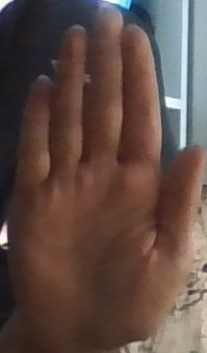
#> input picture test pictures/hand.jpg, 207 x 353 px, given in place of the camera
$ python 'CV2 color find.py'
#> lines starting #> are read from the running program, lines starting #| are printed output that depends on the picture; after the words box and inside, x2 and y2 are one past the last pixel; in counts of white or black regions, pixels touching at a corner belong together
import cv2
import numpy as np

cap = cv2.VideoCapture(0)
cap.set(3,640)
cap.set(4,480)
def empty():
    pass

cv2.namedWindow("TrackBars")
cv2.resizeWindow("TrackBars",640,240)
cv2.createTrackbar("Hue Min", "TrackBars",0,179,empty)
cv2.createTrackbar("Hue Max", "TrackBars",179,179,empty)
cv2.createTrackbar("Sat Min", "TrackBars",110,255,empty)
cv2.createTrackbar("Sat Max", "TrackBars",255,255,empty)
cv2.createTrackbar("Val Min", "TrackBars",0,255,empty)
cv2.createTrackbar("Val Max", "TrackBars",255,255,empty)


while True:
    succes, img = cap.read()
#> img is the input picture: shape (353, 207, 3); mean B, G, R 68.7, 75.6, 95.7
    img = cv2.resize(img,(300,200))
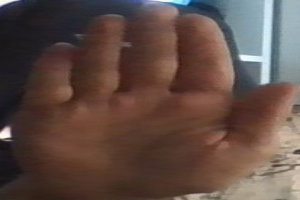
#> img: shape (200, 300, 3); mean B, G, R 68.6, 75.5, 95.6
    imgHSV = cv2.cvtColor(img,cv2.COLOR_BGR2HSV)
#> imgHSV: shape (200, 300, 3); mean H, S, V 38.1, 95.3, 100
    h_min = cv2.getTrackbarPos("Hue Min", "TrackBars")
    h_max = cv2.getTrackbarPos("Hue Max", "TrackBars")
    s_min = cv2.getTrackbarPos("Sat Min", "TrackBars")
    s_max = cv2.getTrackbarPos("Sat Max", "TrackBars")
    v_min = cv2.getTrackbarPos("Val Min", "TrackBars")
    v_max = cv2.getTrackbarPos("Val Max", "TrackBars")
    print(h_min,h_max,s_min,s_max,v_min,v_max)
    lower = np.array([h_min,s_min,v_min])
    upper = np.array([h_max,s_max,v_max])
    mask = cv2.inRange(imgHSV,lower,upper)
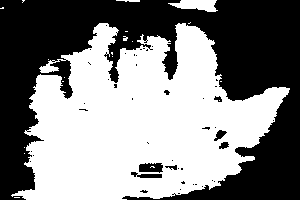
#> mask: shape (200, 300); 51.7% white; 46 black regions (38 under 20 px), largest, box (x1, y1, x2, y2) and area: (0, 0, 300, 200) 28373, (139, 163, 163, 173) 192, (131, 172, 162, 178) 115
    imgResult = cv2.bitwise_and(img, img, mask=mask)
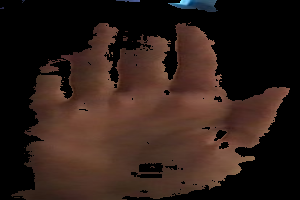
#> imgResult: shape (200, 300, 3); mean B, G, R 24.2, 30.5, 47

    cv2.imshow('original', img)
    cv2.imshow('HSV', imgHSV)
    cv2.imshow('Mask', mask)
    cv2.imshow('Result', imgResult)

    cv2.waitKey(1)
